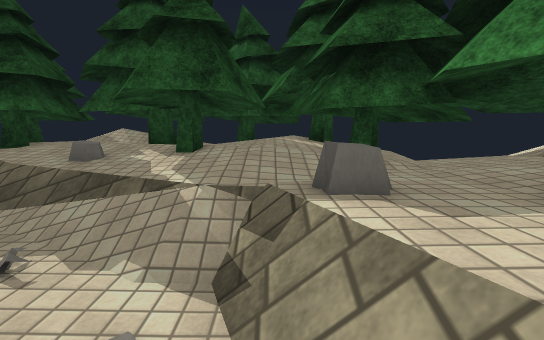
View 1 (above)

24 first-person views from a walk through a 3-D level made in the Unity game engine. The camera is 1.5 m above the floor, tilts 8° down and sees 90° across. The floor is counted in squares, 1 m on a side. Each view is taken from the middle of a square. On the plan, view 1 faces up. The plan holds only what a view shows up to about 14 squares ahead; the rest is blank. The place goes on beyond the plan. Surface patterns are stand-ins for the level's own textures.

View 2
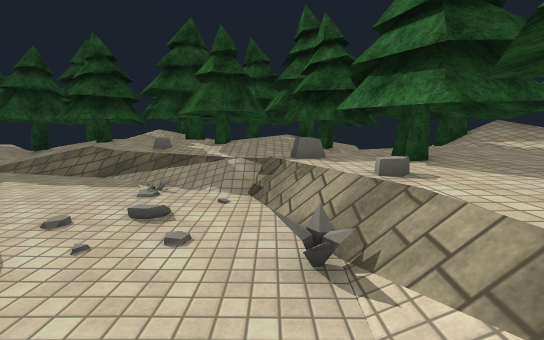

View 3
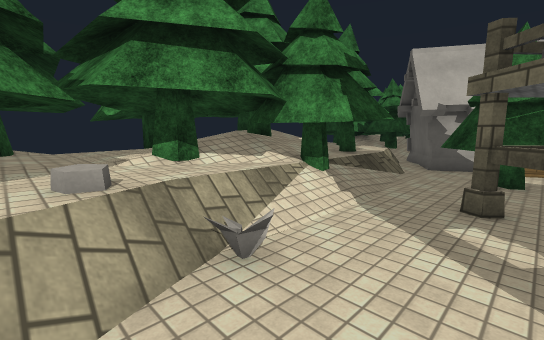

View 4
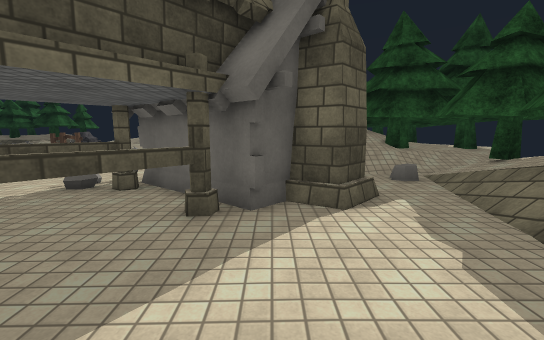

View 5
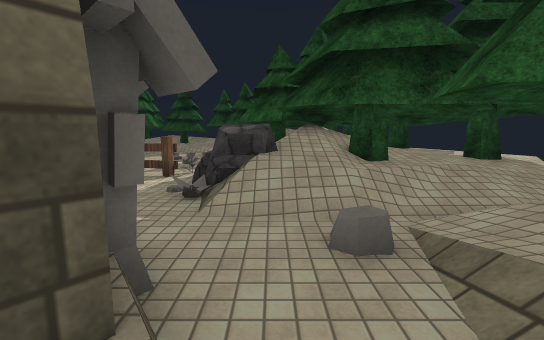

View 6
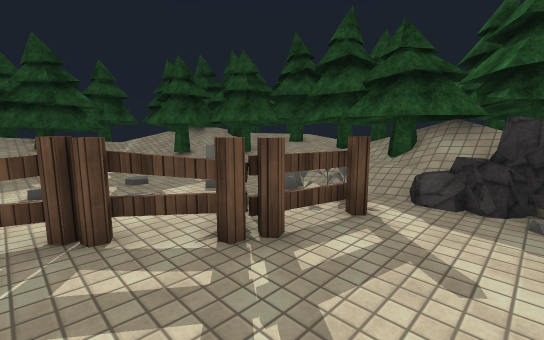

View 7
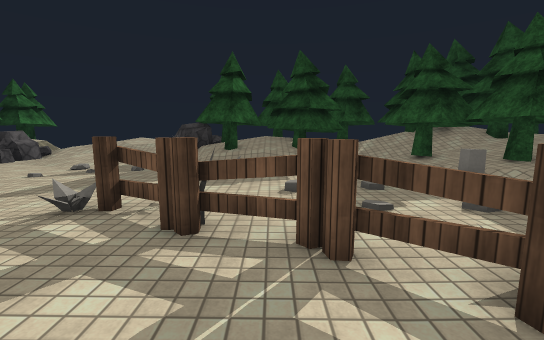

View 8
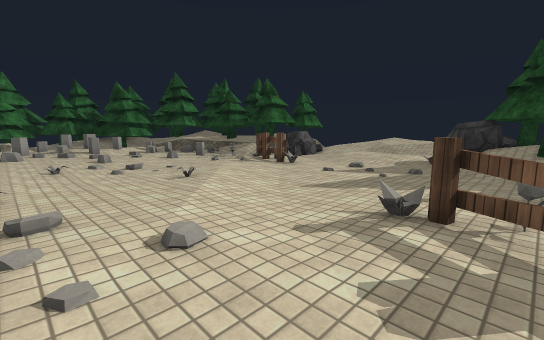

View 9
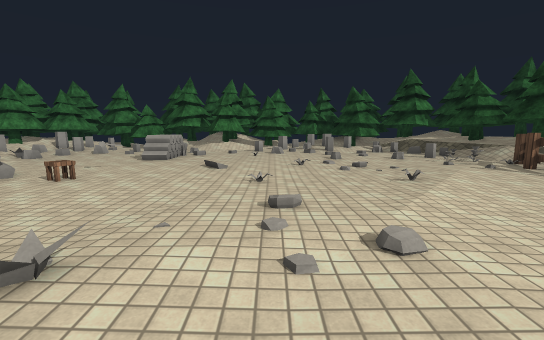

View 10
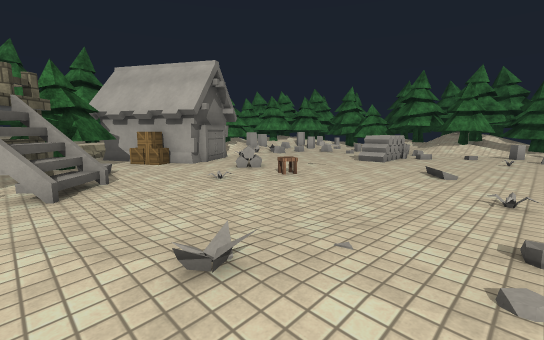

View 11
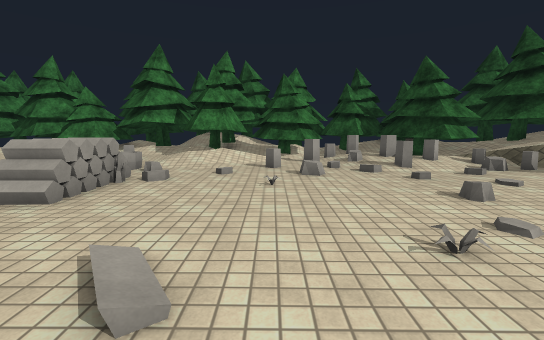

View 12
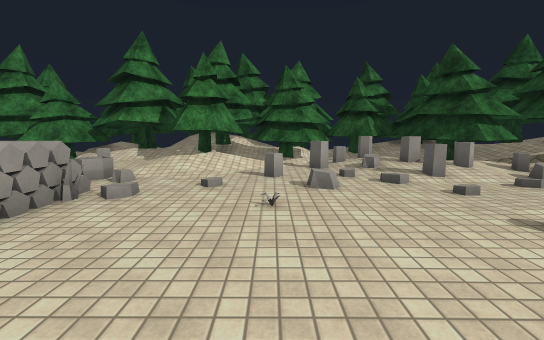

View 13
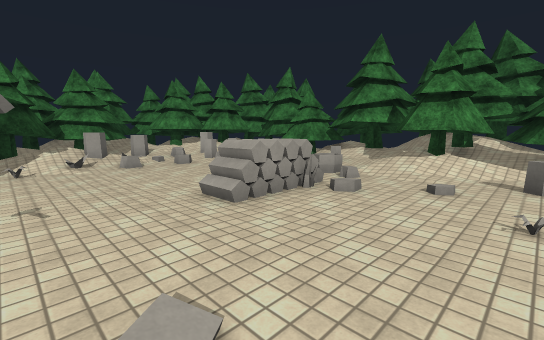

View 14
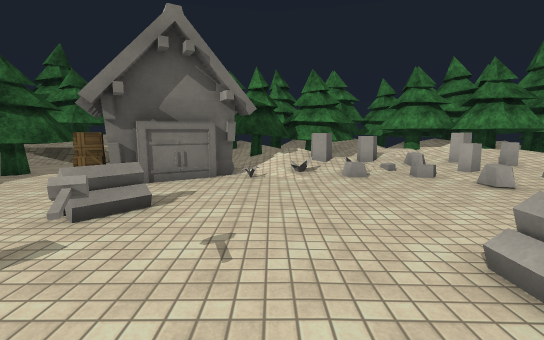

View 15
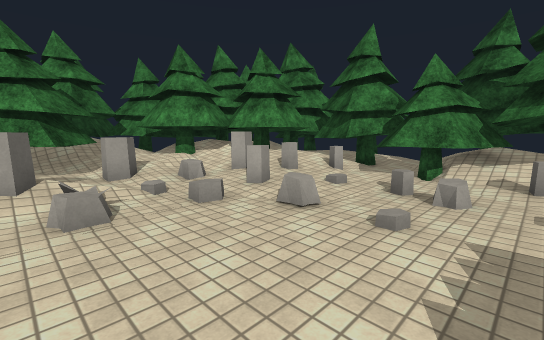

View 16
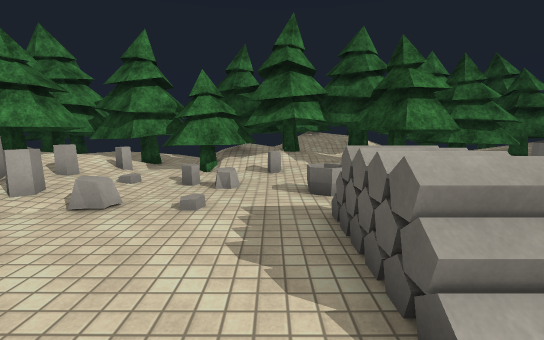

View 17
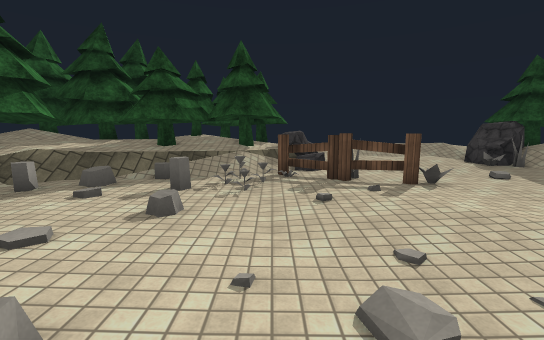

View 18
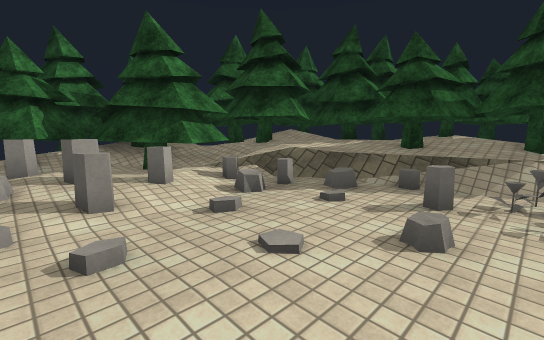

View 19
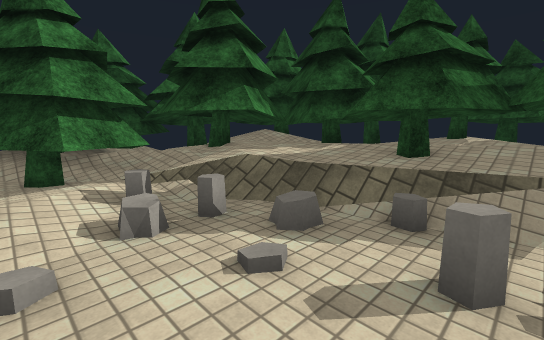

View 20
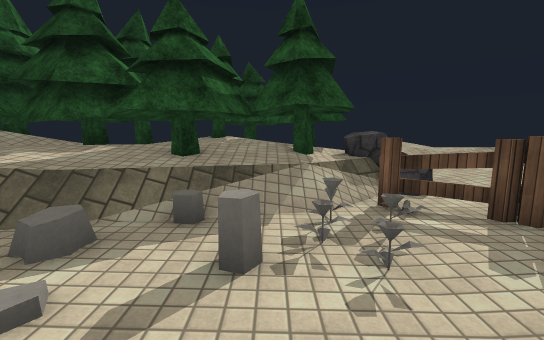

View 21
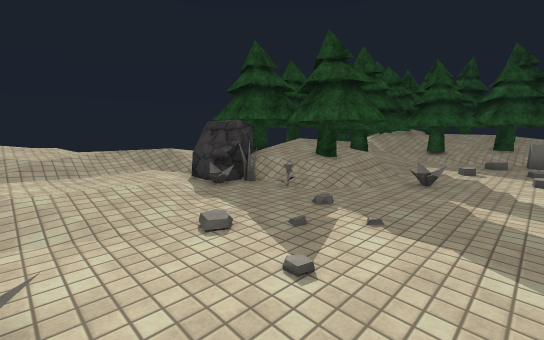

View 22
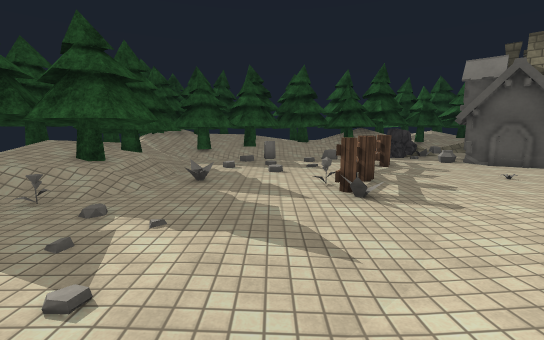

View 23
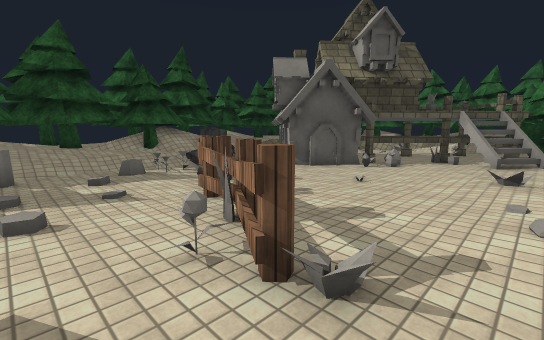

View 24
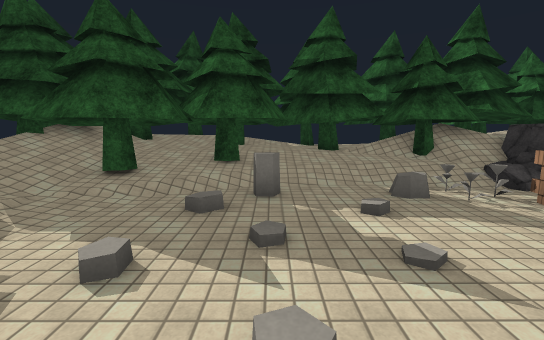

### Floor plan
Key: @ floor where view 1 was taken; # wall or solid block; . main floor; : floor 0.25 m higher than the main floor; + floor 0.5 m higher than the main floor; * floor 0.75 m higher than the main floor; % floor 1 m higher than the main floor; & floor 1.25 m higher than the main floor; $ floor 2.5 m higher than the main floor; / step, stairs or slope; = window, fence, low wall or low ledge; ^ raised ledge; v drop or lower ground; T tree; C crate; H house; I thing the floor can be seen under or through; S sack; R rock; F fence; L flower; J jar; O other object.
Columns run from 37 left of view 1 to 5 right of it. Each row starts with its distance up from view 1.
  9           TT  #TTT  TTTTT T OT#TTTT  TTT
  8            T^ #TT    TT TTTTTT#TTTT  TTT  T
  7       T   ##^T#TT TT ##T#:: TTTTTTTTTTTTT T
  6       TTTTT^^ TTTTTT##TTTT.//TTT%/TTTTTTT
  5          TT^T##TTTTT##TTT//...////TTTTTTT
  4       TTTTTTTT#T+TTT##TR//.......//TT/TTTT
  3         TTT#TTTT///TTTRR//..H#....O////TTTT
  2         TTTTTT.....O..RRO..  ##...:../*TTT
  1         T/TT...O..:OO.....H  HH...././/TTT
  0        TT//......:..FF..J#   H#......@//TTT
 -1        T TT.........F....H  HH.#......OTT#T
 -2       T TTTT./...:..F....##HH...#...../TT#T
 -3      TTTTTTT......FF.......HI.O    .../TT^#
 -4      T#T TTO......F........OSII    /..TT###
 -5       T#TTTT.O....F....O......II   $#.TTT##
 -6       T#TTTT.....LF...........O/   /..  TT#
 -7      OOTTTTT.....F...........==//  TT..TTTT
 -8     *OORR/O.............O.....//=#TTTT.=T^
 -9     */ RR......................#. TTTT.TT
-10    ///................:........../.TTT./T
-11   /*/::::/............/.............CHH.=^T
-12 //**/.::::...................O....CCCH H^^
-13 //**//::::........................HC   HH
-14  /////::::........O...O.....OO.:..#     H
-15    */ ::/:..F...:............O.+O.#H
-16        .....F..:............O......#H TT
-17        RRR.FF....../..../..........H.TTT
-18       #RR#FF../...:..O.../........../TTTT
-19      #TTR#F.O.......................O//TT
-20       #TTTT/O......................./O TTT
-21   TT TTTTTO/.O.:............Ov.....OO/:TTTT
-22  ^TTTTT&TTT//..........O....Ov......./OTTTT
-23   TTTTTTTTTT..:.........../OOv.....O.:OO++T
-24         TTTT//../....//../..//..//O.:::TTTT
-25        TTTT//OO...O//....../.O....:OOOTTTTT
-26     T TTTTTT//O:O:O:...O.://OO..../:OTTTTTT
-27    TT T TTTTTTTTTOO:.....TTT/...OO::TTT TTT
-28       TTTTTTTTTTTT+::O./TTTT/TTTTT:OTTT TTT
-29       TT TT#TTTTTT+:OTTT:TTTTTTTTTTTTTT  T
-30      TTT  TTTTT TTTTTTTTTT  TT#TTT TTTTTT
-31      TTT  TT   O TTTTT TT:TTTT##T TTTTTTT
-32       T  TTTT  O TTT   TTTTT TT#T     TT

Where each view was taken, in squares from view 1:
view 1: 0 up, 0 right, facing up
view 2: 4 down, 0 right, facing up
view 3: 1 up, 2 left, facing down-right
view 4: 1 up, 2 left, facing left
view 5: 4 up, 7 left, facing left
view 6: 4 down, 14 left, facing up-left
view 7: 4 down, 15 left, facing left
view 8: 6 down, 15 left, facing down-left
view 9: 6 down, 15 left, facing down
view 10: 7 down, 15 left, facing down-right
view 11: 15 down, 14 left, facing down
view 12: 17 down, 14 left, facing down
view 13: 17 down, 14 left, facing down-right
view 14: 18 down, 11 left, facing right
view 15: 20 down, 7 left, facing down-right
view 16: 19 down, 7 left, facing down
view 17: 19 down, 17 left, facing left
view 18: 20 down, 18 left, facing down-left
view 19: 21 down, 21 left, facing down-left
view 20: 21 down, 21 left, facing left
view 21: 14 down, 22 left, facing up-left
view 22: 14 down, 22 left, facing up
view 23: 9 down, 22 left, facing up-right
view 24: 5 down, 22 left, facing up
